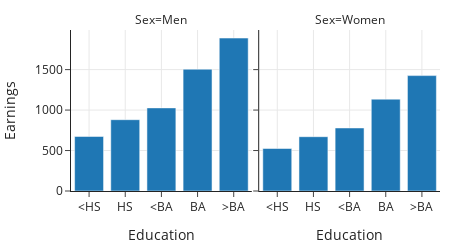

This figure's notebook cell:
### Markdown cell above
## Emphasize the Important Difference

Whenever we make a plot that compares groups, we should ask: does the plot emphasize the important difference? 
As a rule of thumb, it's easier for readers to see differences when
plotting objects are aligned in ways that make the comparisons easier to read. Let's look at an example.

The US Bureau of Labor Statistics publishes data on income[^BLS].
We've taken the 2020 median full-time-equivalent weekly earnings for people over 25 and plotted them below.
We've split people into groups by education level and sex.

[^BLS]:https://www.bls.gov/opub/reports/womens-earnings/2020/home.htm

### Code cell
labels = {'educ': 'Education', 'income': 'Earnings', 'gender':'Sex'}
fig = px.bar(earn, x='educ', y='income', facet_col='gender',
             labels=labels,
             width=450, height=250)
margin(fig, t=30)

### Figure 1 — Plotly figure (JSON) as saved in the notebook; plotly's stock layout.template omitted (floating-point values rounded to 4 significant figures)
{"data": [{"alignmentgroup": "True", "hovertemplate": "Sex=Men<br>Education=%{x}<br>Earnings=%{y}<extra></extra>", "legendgroup": "", "marker": {"color": "#1F77B4", "pattern": {"shape": ""}}, "name": "", "offsetgroup": "", "orientation": "v", "showlegend": false, "textposition": "auto", "type": "bar", "x": ["<HS", "HS", "<BA", "BA", ">BA"], "xaxis": "x", "y": [674, 881, 1027, 1505, 1890], "yaxis": "y"}, {"alignmentgroup": "True", "hovertemplate": "Sex=Women<br>Education=%{x}<br>Earnings=%{y}<extra></extra>", "legendgroup": "", "marker": {"color": "#1F77B4", "pattern": {"shape": ""}}, "name": "", "offsetgroup": "", "orientation": "v", "showlegend": false, "textposition": "auto", "type": "bar", "x": ["<HS", "HS", "<BA", "BA", ">BA"], "xaxis": "x2", "y": [525, 671, 779, 1135, 1426], "yaxis": "y2"}], "layout": {"annotations": [{"font": {}, "showarrow": false, "text": "Sex=Men", "x": 0.245, "xanchor": "center", "xref": "paper", "y": 1, "yanchor": "bottom", "yref": "paper"}, {"font": {}, "showarrow": false, "text": "Sex=Women", "x": 0.755, "xanchor": "center", "xref": "paper", "y": 1, "yanchor": "bottom", "yref": "paper"}], "barmode": "relative", "height": 250, "legend": {"tracegroupgap": 0}, "margin": {"t": 30}, "width": 450, "xaxis": {"anchor": "y", "autorange": true, "domain": [0, 0.49], "range": [-0.5, 4.5], "title": {"text": "Education"}, "type": "category"}, "xaxis2": {"anchor": "y2", "autorange": true, "domain": [0.51, 1], "matches": "x", "range": [-0.5, 4.5], "title": {"text": "Education"}, "type": "category"}, "yaxis": {"anchor": "x", "autorange": true, "domain": [0, 1], "range": [0, 1989.0], "title": {"text": "Earnings"}, "type": "linear"}, "yaxis2": {"anchor": "x2", "autorange": true, "domain": [0, 1], "matches": "y", "range": [0, 1989.0], "showticklabels": false, "type": "linear"}}}
